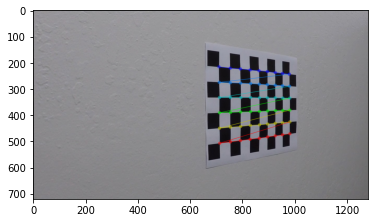
#> input picture output_images/camera_find_corners.png, 375 x 223 px, given in place of calibration1.jpg, which was not available
$ jupyter execute --allow-errors advanced_lane_finding.ipynb   (older library calls are emulated)   (text cells are left out)
#> lines starting #> are read from the running program, lines starting #| are printed output that depends on the picture; after the words box and inside, x2 and y2 are one past the last pixel; in counts of white or black regions, pixels touching at a corner belong together; pictures that were not available may be replaced by others from this repository, and a replacement may not be noted
[cell 1]
import numpy as np
import cv2
import glob
import matplotlib.pyplot as plt
import matplotlib.image as mpimg

[cell 2]
nx = 9
ny = 6
cal_dir = './camera_cal/calibration*.jpg'


def get_cal_points(directory, nx, ny):
    # prepare object points
    objp = np.zeros((ny*nx,3), np.float32)
    objp[:,:2] = np.mgrid[0:nx, 0:ny].T.reshape(-1,2)

    # Arrays to store object points and image points from all the images.
    objpoints = [] # 3d points in real world space
    imgpoints = [] # 2d points in image plane.

    # Make a list of calibration images
    images = glob.glob(directory)

    # Step through the list and search for chessboard corners
    for idx, fname in enumerate(images):
        img = mpimg.imread(fname)
        gray = cv2.cvtColor(img, cv2.COLOR_RGB2GRAY)

        # Find the chessboard corners
        ret, corners = cv2.findChessboardCorners(gray, (nx,ny), None)

        # If found, add object points, image points
        if ret == True:
            objpoints.append(objp)
            imgpoints.append(corners)

            # Draw and display the corners
            cv2.drawChessboardCorners(img, (nx,ny), corners, ret)
            plt.imshow(img)
            cv2.waitKey(500)

    cv2.destroyAllWindows()

    return objpoints, imgpoints

def cal_undistort(img, objpoints, imgpoints):
    gray = cv2.cvtColor(img,cv2.COLOR_RGB2GRAY)
    ret, mtx, dist, rvecs, tvecs = cv2.calibrateCamera(objpoints, imgpoints, gray.shape[::-1], None, None)
    dst = cv2.undistort(img, mtx, dist, None, mtx)
    return dst

[cell 3]
objpoints, imgpoints = get_cal_points(cal_dir, nx, ny)

[cell 4]
img = mpimg.imread('./camera_cal/calibration1.jpg')
#> img is the input picture: shape (223, 375, 4) float32; mean R, G, B, A 0.608, 0.607, 0.618, 0.771
#> (the rest of this cell did not finish here and is left out)

plt.imshow(undistorted)

[cell 5]
image = mpimg.imread('./test_images/straight_lines1.jpg')
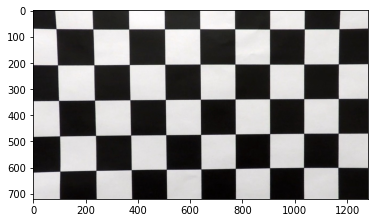
#> input picture output_images/camera_undistort.png, 375 x 223 px, given in place of straight_lines1.jpg, which was not available
#> image is the input picture: shape (223, 375, 4) float32; mean R, G, B, A 0.587, 0.583, 0.581, 0.771
plt.imshow(image)

[cell 6]
def abs_sobel_thresh(image, orient='x', sobel_kernel=3, thresh=(0, 255)):
    """
    This function identifies pixels in an image where the gradient
    falls into a certain threshold range

    Arguments:
        image - an RGB image (this function assumes mpimg.imread() is used)
        orient - the orient of the gradient that is analyzed
        sobel_kernel - the kernel size of the sobel operator
        thresh - the threshold for pixel range

    Returns:
        grad_binary - binary output image where thresholds were met
    """

    # Convert to grayscale
    gray = cv2.cvtColor(image, cv2.COLOR_RGB2GRAY)
    # Apply x or y gradient with the OpenCV Sobel() function
    # and take the absolute value
    if orient == 'x':
        abs_sobel = np.absolute(cv2.Sobel(gray, cv2.CV_64F, 1, 0))
    if orient == 'y':
        abs_sobel = np.absolute(cv2.Sobel(gray, cv2.CV_64F, 0, 1))
    # Rescale back to 8 bit integer
    scaled_sobel = np.uint8(255*abs_sobel/np.max(abs_sobel))
    # Create a copy and apply the threshold
    grad_binary = np.zeros_like(scaled_sobel)
    grad_binary[(scaled_sobel >= thresh[0]) & (scaled_sobel <= thresh[1])] = 1

    # Return the result
    return grad_binary

def mag_thresh(image, sobel_kernel=3, mag_thresh=(0, 255)):
    """
    This function applies a threshold to the overall magnitude of
    the gradient in either x or y.

    Arguments:
        image - an RGB image (this function assumes mpimg.imread() is used)
        sobel_kernel - the kernel size of the sobel operator
        mag_thresh - the threshold for pixel range

    Returns:
        mag_binary - binary output image where thresholds were met

    """
    # Convert to grayscale
    gray = cv2.cvtColor(image, cv2.COLOR_RGB2GRAY)
    # Take both Sobel x and y gradients
    sobelx = cv2.Sobel(gray, cv2.CV_64F, 1, 0, ksize=sobel_kernel)
    sobely = cv2.Sobel(gray, cv2.CV_64F, 0, 1, ksize=sobel_kernel)
    # Calculate the gradient magnitude
    gradmag = np.sqrt(sobelx**2 + sobely**2)
    # Rescale to 8 bit
    scale_factor = np.max(gradmag)/255
    gradmag = (gradmag/scale_factor).astype(np.uint8)
    # Create a binary image of ones where threshold is met, zeros otherwise
    mag_binary = np.zeros_like(gradmag)
    mag_binary[(gradmag >= mag_thresh[0]) & (gradmag <= mag_thresh[1])] = 1

    # Return the binary image
    return mag_binary

def dir_threshold(image, sobel_kernel=3, thresh=(0, np.pi/2)):
    """
    This function computes the direction of the gradient
    and applies a threshold.

    Arguments:
        image - an RGB image (this function assumes mpimg.imread() is used)
        sobel_kernel - the kernel size of the sobel operator
        thresh - the threshold for gradient direction

    Returns:
        mag_binary - binary output image where thresholds were met

    """
    # Grayscale
    gray = cv2.cvtColor(image, cv2.COLOR_RGB2GRAY)
    # Calculate the x and y gradients
    sobelx = cv2.Sobel(gray, cv2.CV_64F, 1, 0, ksize=sobel_kernel)
    sobely = cv2.Sobel(gray, cv2.CV_64F, 0, 1, ksize=sobel_kernel)
    # Take the absolute value of the gradient direction,
    # apply a threshold, and create a binary image result
    absgraddir = np.arctan2(np.absolute(sobely), np.absolute(sobelx))
    dir_binary =  np.zeros_like(absgraddir)
    dir_binary[(absgraddir >= thresh[0]) & (absgraddir <= thresh[1])] = 1

    # Return the binary image
    return dir_binary

def hls_select(image, thresh=(0, 255)):
    """
    This function isolates the S channel from the  HLS color space of an image and
    applies a threshold.

    Arguments:
        image - an RGB image (this function assumes mpimg.imread() is used)
        thresh - the treshold to apply

    Returns:
        hls_binary - binary output image where thresholds were met
    """

    # Convert to HLS color space
    hls = cv2.cvtColor(image, cv2.COLOR_RGB2HLS)
    s_channel = hls[:,:,2]

    # Apply a threshold to the S channel
    hls_binary = np.zeros_like(s_channel)
    hls_binary[(s_channel > thresh[0]) & (s_channel <= thresh[1])] = 1

    # Return a binary image of threshold result
    return hls_binary

[cell 7]
# Choose a Sobel kernel size
ksize = 9 # Choose a larger odd number to smooth gradient measurements

# Apply each of the thresholding functions
gradx = abs_sobel_thresh(image, orient='x', sobel_kernel=ksize, thresh=(20, 255))
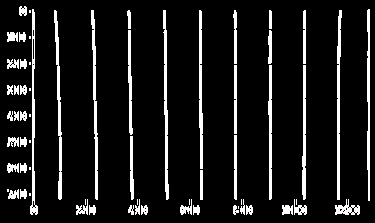
#> gradx: shape (223, 375); values 0 (black) and 1 (white), 10% white; 64 white regions (15 under 20 px), largest, box (x1, y1, x2, y2) and area: (54, 10, 62, 200) 591, (337, 10, 342, 200) 578, (163, 10, 169, 200) 577
grady = abs_sobel_thresh(image, orient='y', sobel_kernel=ksize, thresh=(20, 255))
#> grady: shape (223, 375); values 0 (black) and 1 (white), 10.7% white; 45 white regions (16 under 20 px), largest, box (x1, y1, x2, y2) and area: (33, 132, 369, 138) 1024, (33, 166, 338, 174) 941, (29, 9, 370, 12) 859
mag_binary = mag_thresh(image, sobel_kernel=ksize, mag_thresh=(30, 255))
#> in mag_thresh, `sobely = cv2.Sobel(gray, cv2.CV_64F, 0, 1, ksize=sobel_kernel)`:
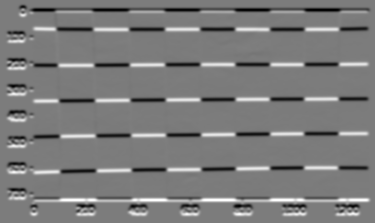
#> sobely: shape (223, 375) float64; min -8450.8, max 8903.5, mean 0; drawn with min black and max white
#> in mag_thresh, `gradmag = np.sqrt(sobelx**2 + sobely**2)`:
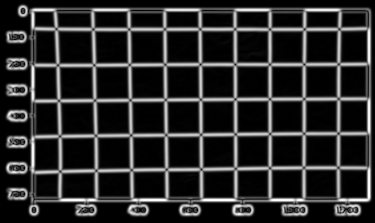
#> gradmag: shape (223, 375) float64; min 0, max 8903.5, mean 1485.4; drawn with min black and max white
#> in mag_thresh, `scale_factor = np.max(gradmag)/255`: scale_factor = 34.92
#> mag_binary: shape (223, 375); values 0 (black) and 1 (white), 33.7% white; 7 white regions, largest, box (x1, y1, x2, y2) and area: (6, 4, 372, 217) 26532, (6, 57, 28, 71) 279, (6, 135, 28, 149) 279
dir_binary = dir_threshold(image, sobel_kernel=ksize, thresh=(0.7, 1.3))
#> in dir_threshold, `absgraddir = np.arctan2(np.absolute(sobely), np.absolute(sobelx))`:
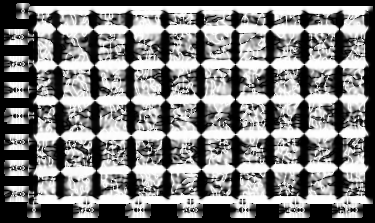
#> absgraddir: shape (223, 375) float64; min 0, max 1.57, mean 0.783; drawn with min black and max white
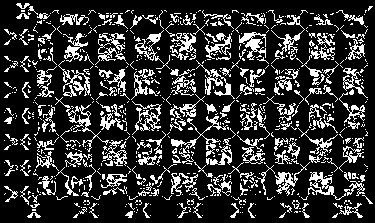
#> dir_binary: shape (223, 375) float64; values 0 (black) and 1 (white), 20% white in thin lines or dots

combined = np.zeros_like(dir_binary)
combined[((gradx == 1) & (grady == 1)) | ((mag_binary == 1) & (dir_binary == 1))] = 1

# Plot the result
f, (ax1, ax2, ax3, ax4, ax5) = plt.subplots(1, 5, figsize=(24, 9))
f.tight_layout()
ax1.imshow(image)
ax1.set_title('Original Image', fontsize=10)
ax2.imshow(gradx, cmap='gray')
ax2.set_title('Applying Sobel x', fontsize=10)
ax3.imshow(grady, cmap='gray')
ax3.set_title('Applying Sobel y', fontsize=10)
ax4.imshow(mag_binary, cmap='gray')
ax4.set_title('Mag. Grad', fontsize=10)
ax5.imshow(dir_binary, cmap='gray')
ax5.set_title('Dir. Grad', fontsize=10)
plt.subplots_adjust(left=0., right=1, top=0.9, bottom=0.)

[cell 8]
# Plot the combined result
f, (ax1, ax2) = plt.subplots(1, 2, figsize=(24, 9))
f.tight_layout()
ax1.imshow(image)
ax1.set_title('Original Image', fontsize=50)
ax2.imshow(combined, cmap='gray')
ax2.set_title('Combined', fontsize=50)
plt.subplots_adjust(left=0., right=1, top=0.9, bottom=0.)
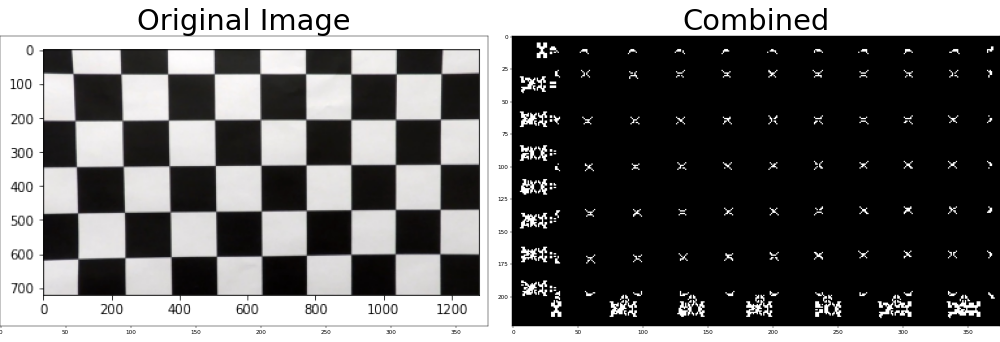
#> figure drawn by matplotlib, 2 panels

[cell 9]
hls_binary = hls_select(image, thresh=(70, 255))
#> in hls_select, `hls = cv2.cvtColor(image, cv2.COLOR_RGB2HLS)`: hls: shape (223, 375, 3) float32; mean of channels 0, 1, 2 106.4, 0.6, 0.1
#> in hls_select, `s_channel = hls[:,:,2]`:
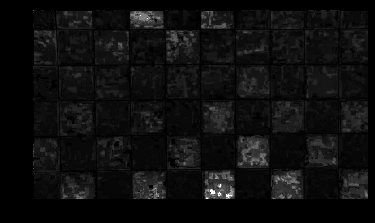
#> s_channel: shape (223, 375) float32; min 0, max 1, mean 0.059
#> hls_binary: shape (223, 375) float32; every value is 0

# Plot the S binary result
f, (ax1, ax2) = plt.subplots(1, 2, figsize=(24, 9))
f.tight_layout()
ax1.imshow(image)
ax1.set_title('Original Image', fontsize=50)
ax2.imshow(hls_binary, cmap='gray')
ax2.set_title('S Binary', fontsize=50)
plt.subplots_adjust(left=0., right=1, top=0.9, bottom=0.)

[cell 10]
gradx = abs_sobel_thresh(image, orient='x', sobel_kernel=ksize, thresh=(20, 255))

# Stack each channel to view their individual contributions in green and blue respectively
# This returns a stack of the two binary images, whose components you can see as different colors
color_binary = np.dstack(( np.zeros_like(gradx), gradx, hls_binary)) * 255

# Combine the two binary thresholds
combined_binary = np.zeros_like(gradx)
combined_binary[(hls_binary == 1) | (gradx == 1)] = 1

# Plotting thresholded images
f, (ax1, ax2) = plt.subplots(1, 2, figsize=(20,10))
ax1.set_title('Stacked thresholds')
ax1.imshow(color_binary)

ax2.set_title('Combined S channel and gradient thresholds')
ax2.imshow(combined_binary, cmap='gray')
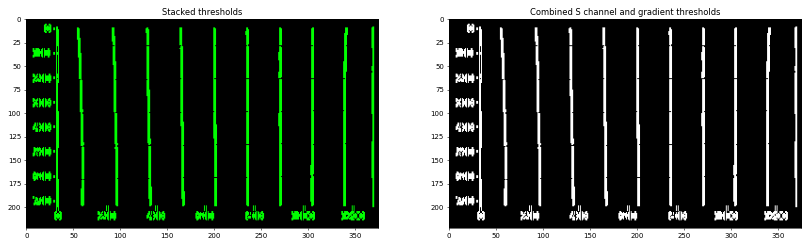
#> figure drawn by matplotlib, 2 panels

#> (a cell that did not finish here is left out)

[cell 12]
roi_src = np.float32([[200,720],[image.shape[1]/2 - 55, 460],[image.shape[1]/2 + 55, 460],[1130, 720]])
roi_dst = np.float32([[320,720],[320,0],[960,0],[960,720]])
roi_image = mpimg.imread('./output_images/roi_coordinates.png')
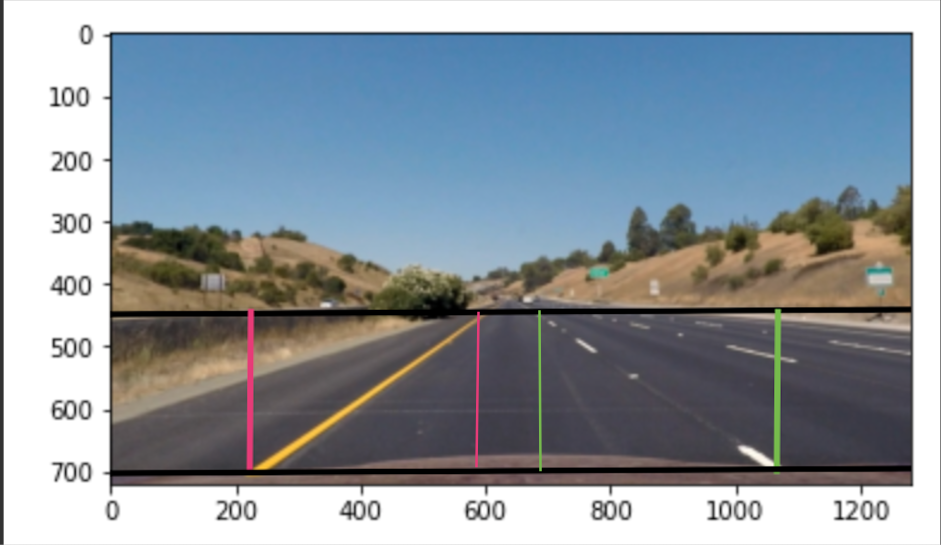
#> input picture output_images/roi_coordinates.png, 1882 x 1090 px (shown at 1/2 size)
#> roi_image is the input picture: shape (1090, 1882, 4) float32; mean R, G, B, A 0.555, 0.595, 0.631, 1
fig = plt.imshow(roi_image)
fig.axes.get_xaxis().set_visible(False)
fig.axes.get_yaxis().set_visible(False)
